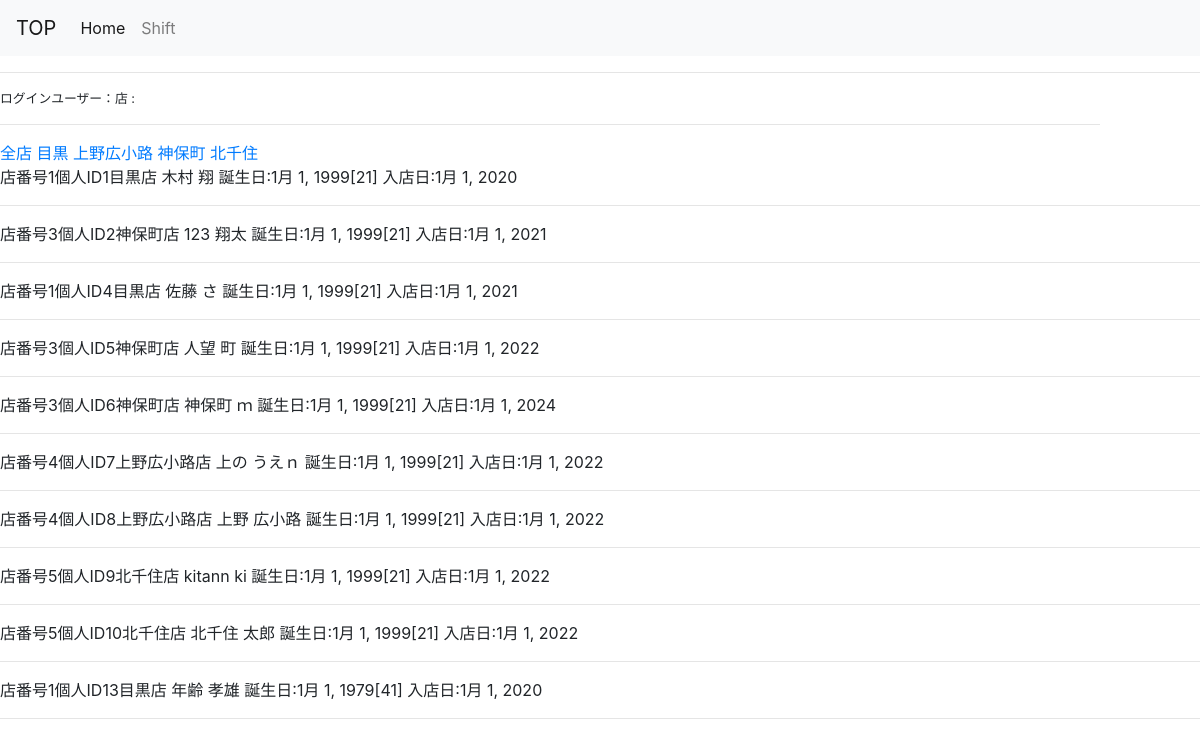
Before: /user_list/ with the older database file.
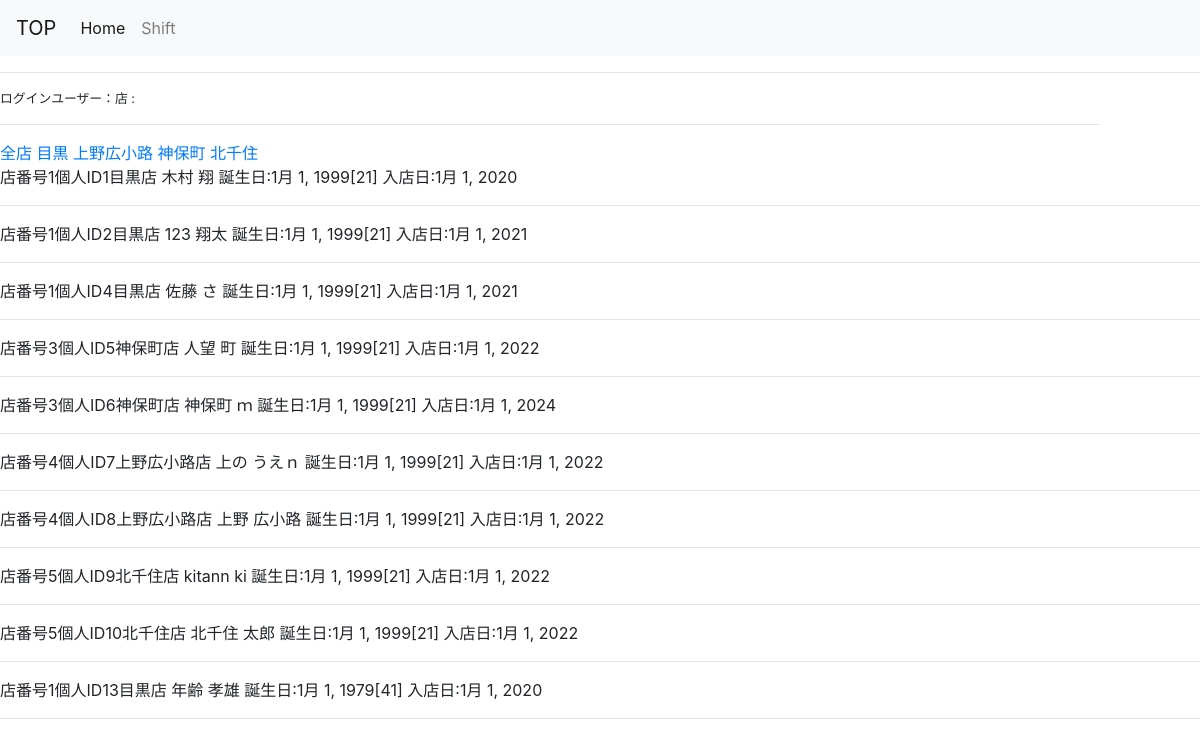
After: the same page with the newer database file.
### register/models.py (models this page shows, shortened)
class User(AbstractBaseUser, PermissionsMixin):
    email = models.EmailField(_('email address'), unique=True)
    first_name = models.CharField(_('first name'), max_length=30, blank=True)
    last_name = models.CharField(_('last name'), max_length=150, blank=True)
    is_staff = models.BooleanField(
        _('staff status'),
        default=False,
        help_text=_(
            'Designates whether the user can log into this admin site.'),
    )
    is_active = models.BooleanField(
        _('active'),
        default=True,
        help_text=_(
            'Designates whether this user should be treated as active. '
            'Unselect this instead of deleting accounts.'
        ),
    )
    date_joined = models.DateTimeField(_('date joined'), default=timezone.now)
    objects = CustomUserManager()
    EMAIL_FIELD = 'email'
    USERNAME_FIELD = 'email'
    REQUIRED_FIELDS = []
    class Meta:
        verbose_name = _('user')
        verbose_name_plural = _('users')

class Shops(models.Model):
    SHOP_CHOICES = (
    ('1', '目黒'),
    ('2', '狛江'),
    ('3', '神保町'),
    ('4', '上野広小路'),
    ('5', '北千住'),)
    shop = models.CharField("店舗", max_length=3,choices=SHOP_CHOICES, blank=True,default=1)
    user = models.OneToOneField(settings.AUTH_USER_MODEL,on_delete=models.CASCADE,)
    def __str__(self):
        return self.shop

class UserData(models.Model):
    date_of_birth = models.DateField("生年月日",blank=True,default=datetime(1999, 1, 1))
    start_day = models.DateField("入店日",blank=True,default=datetime(1999, 1, 1))
    user = models.OneToOneField(settings.AUTH_USER_MODEL,on_delete=models.CASCADE)

### register/views.py (the view)
# urls.py: path('user_list/',views.Userlist.as_view(),name='user_list'),
class Userlist(generic.ListView):
    model = User
    template_name = 'user_list'

### register/templatetags/math_tags.py (called while the page is built)
@register.filter
def age(v):
    if v is None:
        return None
    else:
        today = datetime.today()
        tyear = today.year
        tmonth= today.month
        tday=today.day
        byear = v.year
        bmonth = v.month
        bday =v.day
        age = tyear-byear
        if tmonth <= bmonth and tday <= bday:
            age = age-1
        return age

### register/templates/register/user_list.html (shortened to what this page needs)
{% extends "register/base.html" %}
{% block content %}
{% load math_tags %}
        <a href="{% url 'register:user_list' %}" >全店</a>
        <a href="{% url 'register:shop_list' 1 %}" >目黒</a>
        <a href="{% url 'register:shop_list' 2 %}">上野広小路</a>
        <a href="{% url 'register:shop_list' 5 %}">神保町</a>
        <a href="{% url 'register:shop_list' 9 %}">北千住</a><br>
<tr>
{% for user in user_list %}
<td>店番号{{ user.shops }}個人ID{{ user.id }}{{user.shops.get_shop_display}}店</td>
<td>{{ user.last_name }}&nbsp;{{user.first_name}}</td>
<td>誕生日:{{user.userdata.date_of_birth}}[{{user.userdata.date_of_birth|age}}]  </td>
<td>入店日:{{user.userdata.start_day }}  </td><hr>
</tr>
{% endfor %}
{% endblock %}

### register/templates/register/base.html (shortened to what this page needs)
{% load static %}
<head>
    <link rel="stylesheet" href="https://stackpath.bootstrapcdn.com/bootstrap/4.3.1/css/bootstrap.min.css">
<head>
  {% if user.is_superuser %}
    <nav class="navbar navbar-expand-lg navbar-light bg-light">
        <a class="navbar-brand" href="#">TOP</a>
        <button class="navbar-toggler" type="button" data-toggle="collapse" data-target="#navbarNavDropdown" aria-controls="navbarNavDropdown" aria-expanded="false" aria-label="Toggle navigation">
          <span class="navbar-toggler-icon"></span>
        </button>
        <div class="collapse navbar-collapse" id="navbarNavDropdown">
          <ul class="navbar-nav">
            <li class="nav-item active">
              <a class="nav-link" href="{% url 'register:top' %}">Home <span class="sr-only">(current)</span></a>
            </li>
            <li class="nav-item">
              <a class="nav-link" href="{% url 'register:user_list'%}">UserList</a>
            </li>
            <li class="nav-item">
              <a class="nav-link" href="{% url 'app:month_with_forms' user.pk  %}">Shift</a>
            </li>
            <li class="nav-item">
              <a class="nav-link" href="{% url 'app:shift_list' %}">Shift確認</a>
            </li>
            <li class="nav-item dropdown">
              <a class="nav-link dropdown-toggle" href="#" id="navbarDropdownMenuLink" role="button" data-toggle="dropdown" aria-haspopup="true" aria-expanded="false">
                Dropdown link
              </a>
              <div class="dropdown-menu" aria-labelledby="navbarDropdownMenuLink">
                <a class="dropdown-item" href="{% url 'data:data_list' %}">Action</a>
                <a class="dropdown-item" href="{% url 'data:upload' %}">csv_upload</a>
                <a class="dropdown-item" href="{% url 'app:shop_config' user.shops.shop %}">Config</a>
                <a class="dropdown-item" href="{% url 'app:shop_config' user.shops.shop %}">Config更新</a>
                <a class="dropdown-item" href="{% url 'app:day_config' user.shops.shop %}">Day Config</a>
                <a class="dropdown-item" href="#">Something else here</a>
              </div></li>
              </ul>
        </div>
      </nav><hr>
      <div class="mgr-10"><small>ログインユーザー：{{user.shops.get_shop_display}}店&nbsp;:&nbsp;{{ user.last_name }}&nbsp;{{user.first_name}}</small><hr></div>
  {% else %}
  <nav class="navbar navbar-expand-lg navbar-light bg-light">
    <a class="navbar-brand" href="#">TOP</a>
    <div class="collapse navbar-collapse" id="navbarNavDropdown">
      <ul class="navbar-nav">
        <li class="nav-item active">
          <a class="nav-link" href="{% url 'register:top' %}">Home <span class="sr-only">(current)</span></a>
        </li>
        <li class="nav-item">
          <a class="nav-link" href="{% url 'app:month_with_forms' user.pk  %}">Shift</a>
        </li>
          </div></li>
  </nav><hr>
  <div class="mgr-10"><small>ログインユーザー：{{user.shops.get_shop_display}}店&nbsp;:&nbsp;{{ user.last_name }}&nbsp;{{user.first_name}}</small><hr></div>
      {% endif %}
        {% block content %}{% endblock %}</div>
</html>

### register/templates/register/base.html (style rules this page uses)
.mgr-10 { margin-right : 100px; }

Changed rows visible on the page:
changed User "翔太": shops "3" → "1"; shops.shop "神保町" → "目黒"
